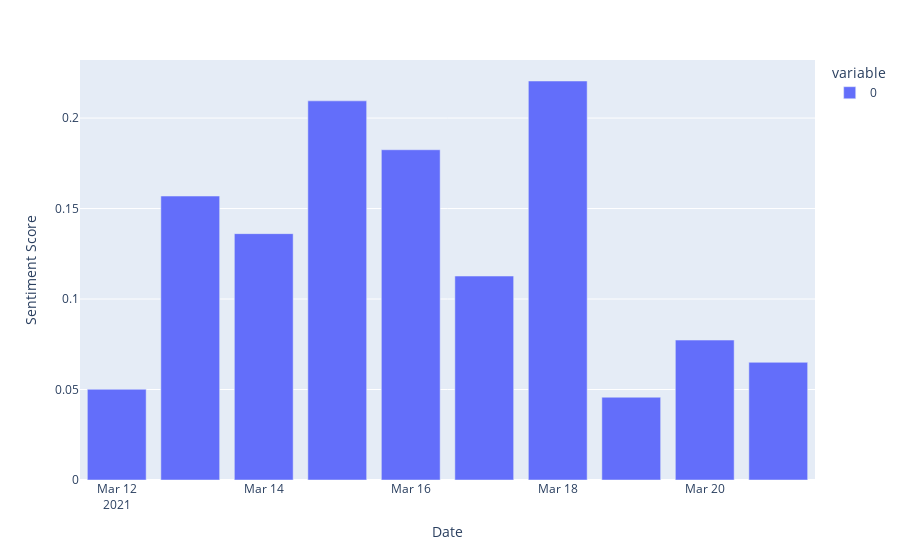

Write notebook code for a chart like this one.
### Code cell
fig = px.bar(mean_scores, labels={"created_at":"Date", "value":"Sentiment Score"})
fig.show()

### Figure 1 — Plotly figure (JSON) as saved in the notebook; plotly's stock layout.template omitted (floating-point values rounded to 4 significant figures)
{"data": [{"alignmentgroup": "True", "hovertemplate": "variable=0<br>Date=%{x}<br>Sentiment Score=%{y}<extra></extra>", "legendgroup": "0", "marker": {"color": "#636efa"}, "name": "0", "offsetgroup": "0", "orientation": "v", "showlegend": true, "textposition": "auto", "type": "bar", "x": ["2021-03-12", "2021-03-13", "2021-03-14", "2021-03-15", "2021-03-16", "2021-03-17", "2021-03-18", "2021-03-19", "2021-03-20", "2021-03-21"], "xaxis": "x", "y": [0.05013, 0.1569, 0.1361, 0.2095, 0.1825, 0.1127, 0.2205, 0.04574, 0.07732, 0.06503], "yaxis": "y"}], "layout": {"autosize": true, "barmode": "relative", "legend": {"title": {"text": "variable"}, "tracegroupgap": 0}, "margin": {"t": 60}, "xaxis": {"anchor": "y", "autorange": true, "domain": [0, 1], "range": ["2021-03-11 12:00", "2021-03-21 12:00"], "title": {"text": "Date"}, "type": "date"}, "yaxis": {"anchor": "x", "autorange": true, "domain": [0, 1], "range": [0, 0.2321], "title": {"text": "Sentiment Score"}, "type": "linear"}}}
